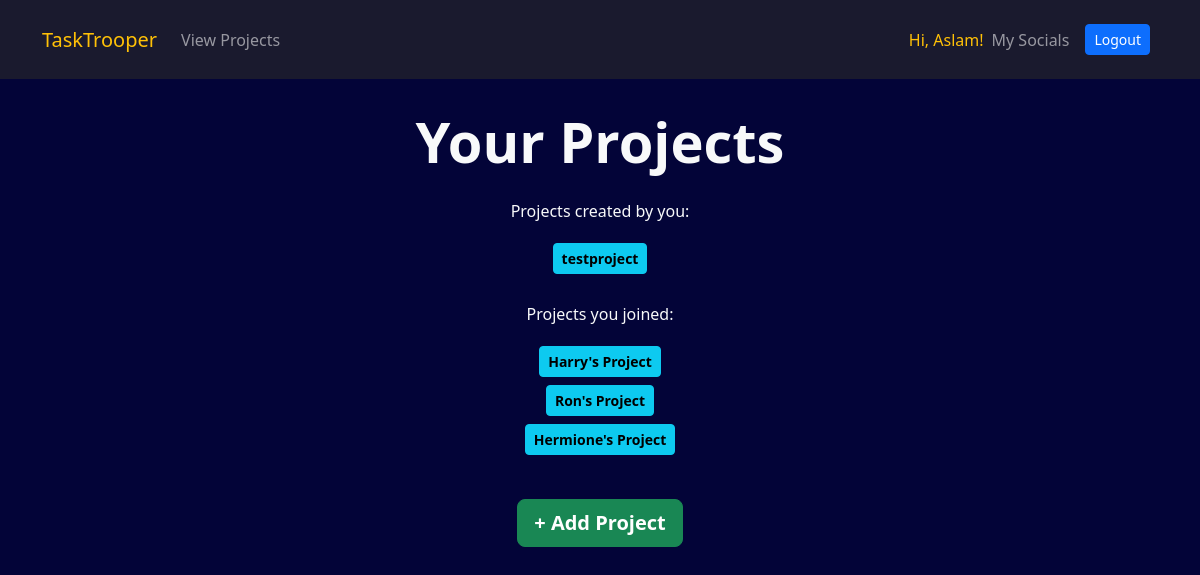
Page /app/myprojects/ (signed in) on the earlier database version.
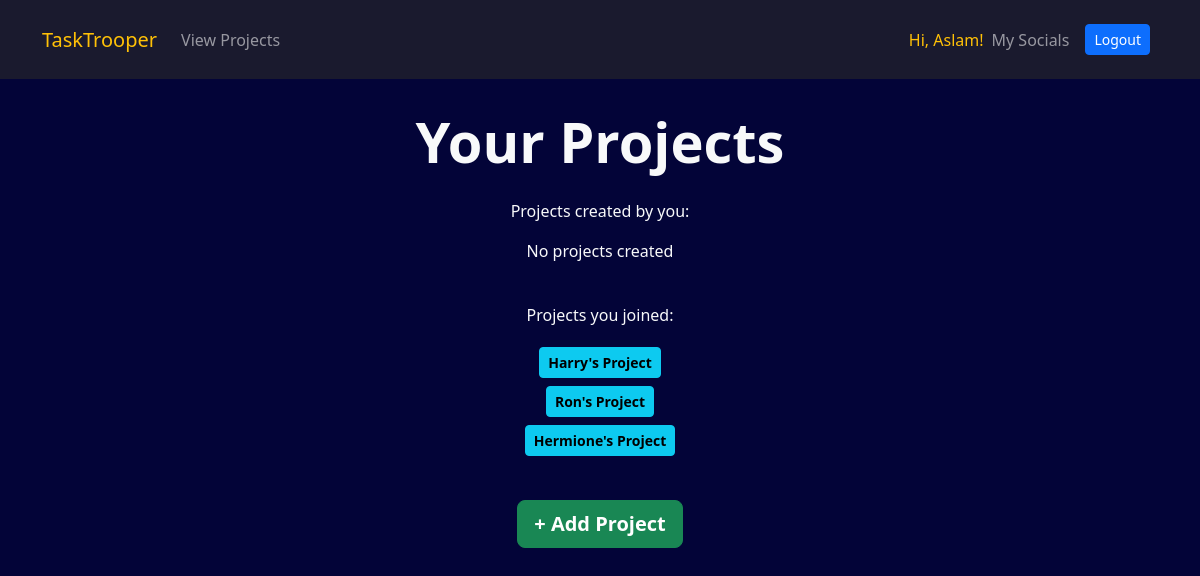
Same page on the later database version.
### core/models.py (models this page shows, shortened)
class Project(models.Model):
    name = models.CharField(max_length=100)
    creator = models.ForeignKey(User, on_delete=models.CASCADE, related_name="created_projects", editable=False, null=True)
    invite_code = models.CharField(max_length=7, blank=True, null=True)
    users = models.ManyToManyField(User, through='ProjectPermission', related_name="joined_projects")

### core/views.py (the view)
# urls.py: path('myprojects/', views.myprojects, name='myprojects'), # Overview of all projects
def myprojects(request):
    if not request.user.is_authenticated:
        return redirect(reverse("main:home"))
    created_projects = request.user.created_projects.all()
    joined_projects = request.user.joined_projects.exclude(creator=request.user)
    return render(request, "core/myprojects.html", {
        "created_projects": created_projects,
        "joined_projects": joined_projects
    })

### core/templates/core/myprojects.html (shortened to what this page needs)
{% extends "main/layout.html" %}
{% load permissions_tags %}
{% load static %}
{% load crispy_forms_tags %}
{% block head %}
  <link rel="stylesheet" type="text/css" href="{% static 'core/styles.css' %}">
{% endblock %}
{% block body %}
  {% include "core/navbarlayout.html" %}
  <section class="bg-dark-blue-2 text-light text-center p-5 p-lg-0 pt-lg-5" style="height: 100vh;">
    <div class="container pb-3">
      <h1 class="display-4 fw-bold">Your Projects</h1>
    </div>
    <div class="container">
      <p>Projects created by you:</p>
      {% for project in created_projects %}
        <div class="p-1">
          <a href="{% url 'core:project' project.id %}" class="btn btn-info btn-sm">
            <span class="fw-bold">
              {{ project.name }}
            </span>
          </a>
        </div>
      {% empty %}
        <p>No projects created</p>
      {% endfor %}
    </div>
    <div class="container p-4">
      <p>Projects you joined:</p>
      {% for project in joined_projects %}
        <div class="p-1">
          <a href="{% url 'core:project' project.id %}" class="btn btn-info btn-sm">
            <span class="fw-bold">
              {{ project.name }}
            </span>
          </a>
        </div>
      {% empty %}
        <p>No projects joined</p>
      {% endfor %}
    </div>
    <div class="pt-3">
      <a href="{% url 'core:addproject' %}" class="btn btn-success btn-lg">
        <span class="fw-bold">
          + Add Project
        </span>
      </a>
    </div>
  </section>
{% endblock %}

Differences in the rows shown:
removed Project: name "testproject", shown under "Your Projects"
Other differences:
text now shown: "No projects created"
